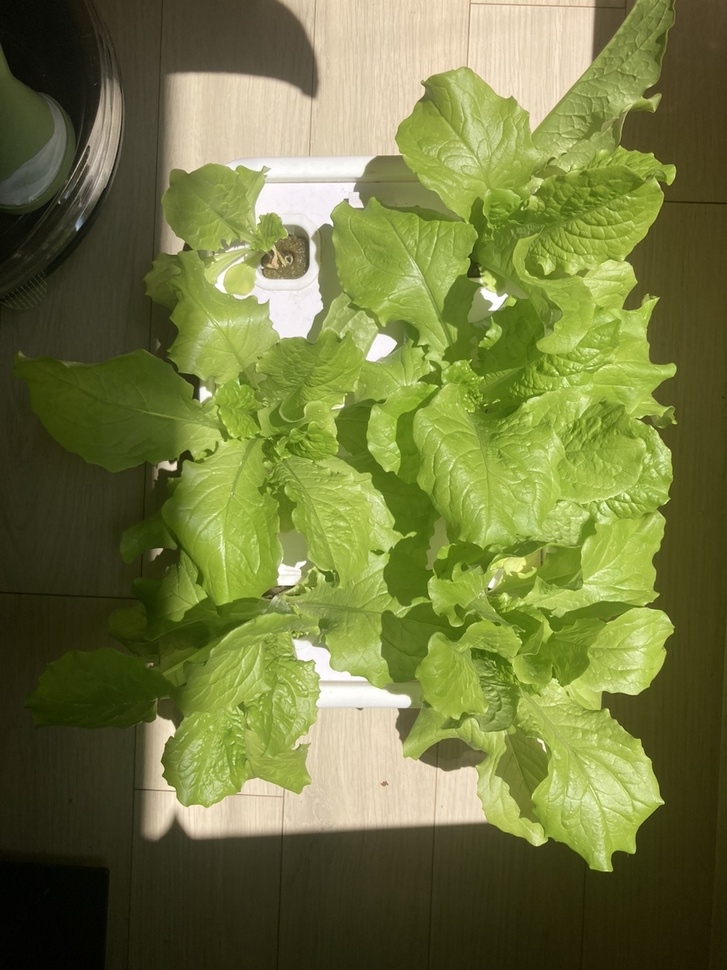
#> input picture lettuce0514.jpg, 727 x 970 px, shrunk from 1000 x 1334 before the run, found by its file name
$ python Mopology_Test.py
#> lines starting #> are read from the running program, lines starting #| are printed output that depends on the picture; after the words box and inside, x2 and y2 are one past the last pixel; in counts of white or black regions, pixels touching at a corner belong together
import cv2
import numpy as np

image = cv2.imread('lettuce0514.jpg', cv2.IMREAD_GRAYSCALE)
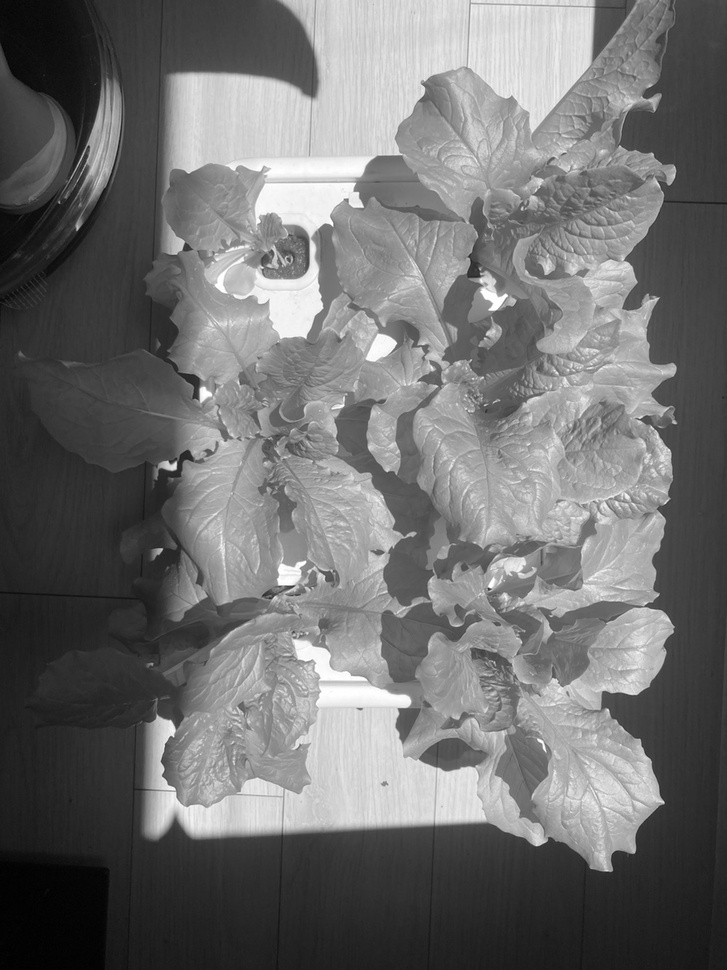
#> image: shape (970, 727); min 0, max 255, mean 111.8
adaptive_thresh_mean = cv2.adaptiveThreshold(image, 255, cv2.ADAPTIVE_THRESH_MEAN_C,cv2.THRESH_BINARY, 11, 2)
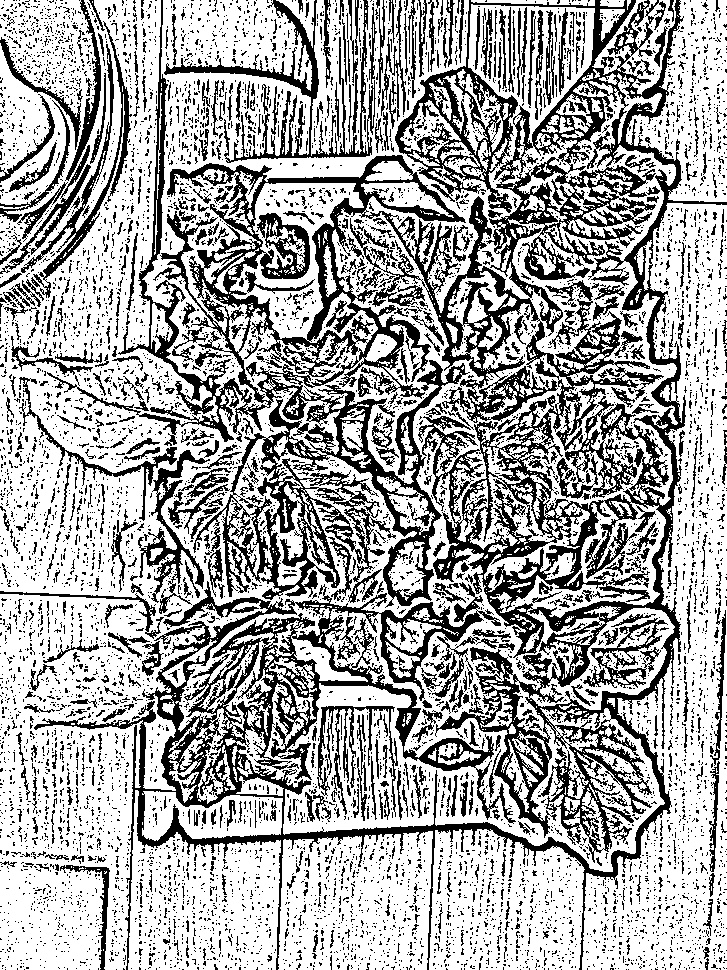
#> adaptive_thresh_mean: shape (970, 727); 66.4% white; 8037 black regions (7343 under 20 px), largest, box (x1, y1, x2, y2) and area: (34, 0, 727, 970) 144655, (164, 0, 376, 163) 5015, (21, 21, 132, 298) 3106
kernel = np.ones((3, 3), np.uint8)

# # 침식
# eroded = cv2.erode(image, kernel, iterations=1)
# # 팽창
# dilated = cv2.dilate(image, kernel, iterations=1)
# # 열기
# opened = cv2.morphologyEx(image, cv2.MORPH_OPEN, kernel)
# # 닫기
# closed = cv2.morphologyEx(image, cv2.MORPH_CLOSE, kernel)

# 침식
eroded = cv2.erode(adaptive_thresh_mean, kernel, iterations=1)
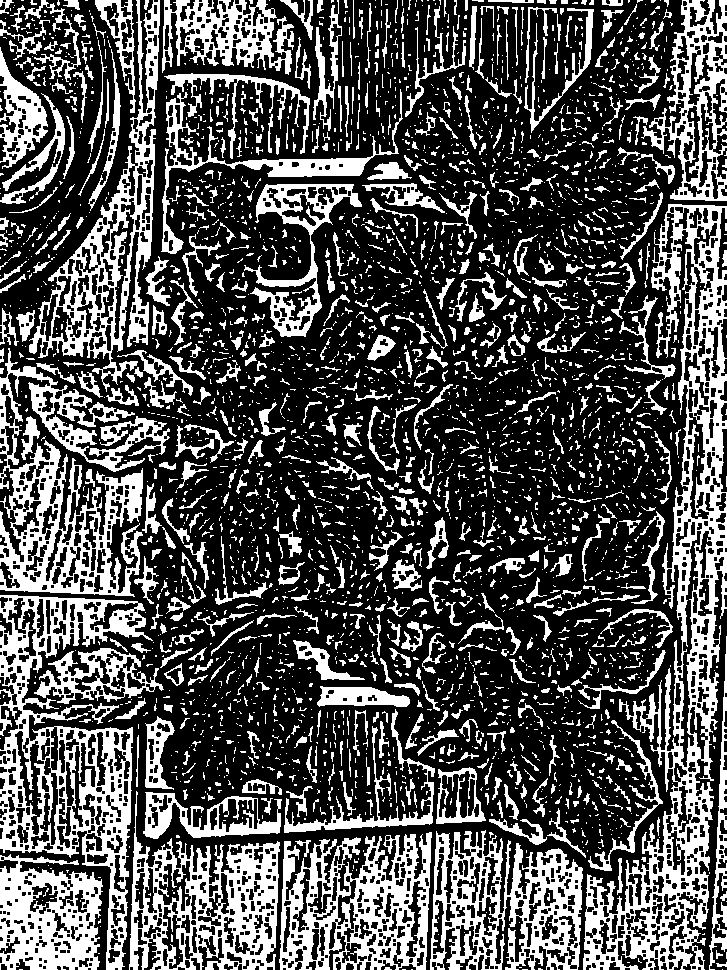
#> eroded: shape (970, 727); 31.4% white; 3299 white regions (2503 under 20 px), largest, box (x1, y1, x2, y2) and area: (583, 204, 727, 970) 27096, (0, 595, 153, 970) 16385, (0, 348, 170, 597) 14829
# 팽창
dilated = cv2.dilate(adaptive_thresh_mean, kernel, iterations=1)
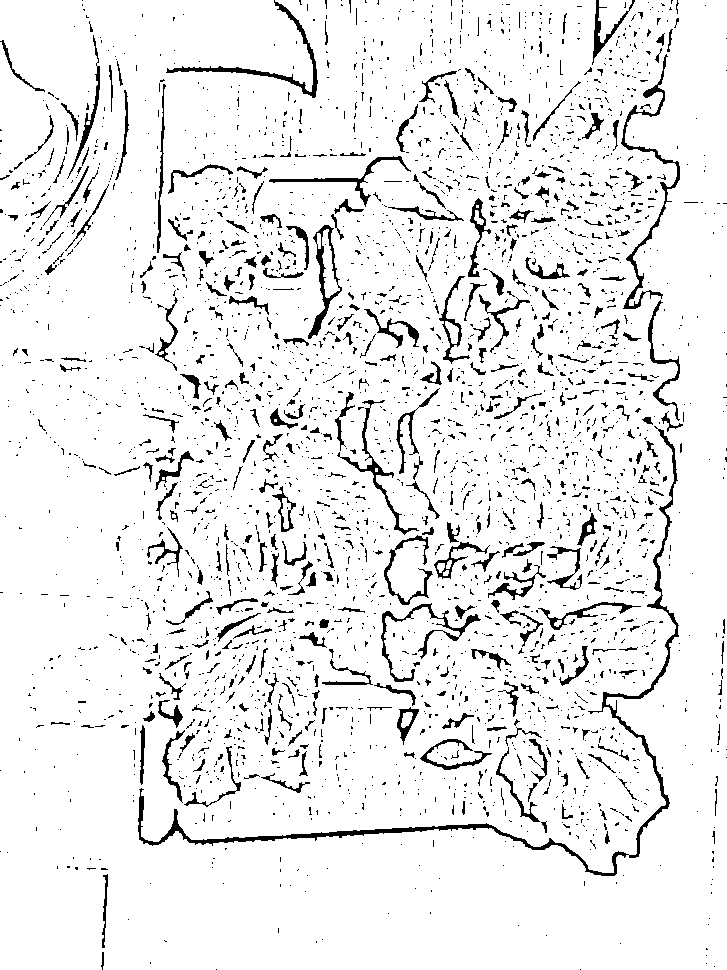
#> dilated: shape (970, 727); 92.3% white; 3102 black regions (2670 under 20 px), largest, box (x1, y1, x2, y2) and area: (138, 426, 679, 876) 4352, (621, 54, 680, 309) 1398, (166, 0, 318, 98) 1097
# 열기
opened = cv2.morphologyEx(adaptive_thresh_mean, cv2.MORPH_OPEN, kernel)
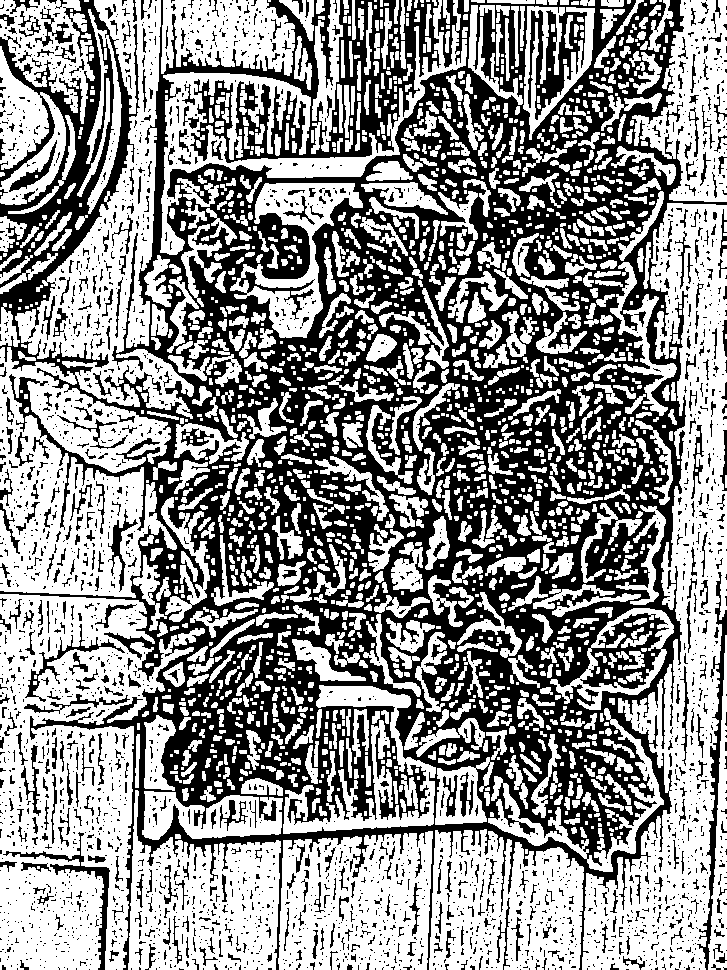
#> opened: shape (970, 727); 56.7% white; 2922 black regions (2446 under 20 px), largest, box (x1, y1, x2, y2) and area: (0, 0, 727, 970) 264653, (697, 572, 727, 970) 1994, (3, 832, 110, 970) 1267
# 닫기
closed = cv2.morphologyEx(adaptive_thresh_mean, cv2.MORPH_CLOSE, kernel)
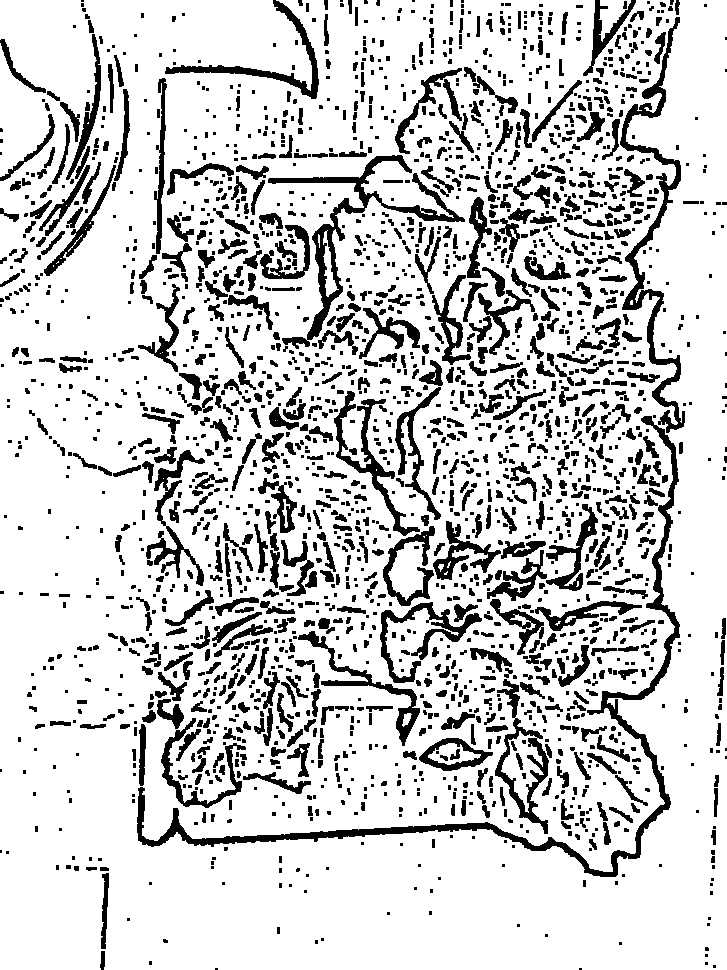
#> closed: shape (970, 727); 81.1% white; 2321 black regions (1187 under 20 px), largest, box (x1, y1, x2, y2) and area: (137, 416, 680, 877) 7497, (620, 17, 685, 433) 4092, (268, 155, 465, 349) 4002

cv2.imshow('Original Image', adaptive_thresh_mean)
cv2.imshow('Eroded Image', eroded)
cv2.imshow('Dilated Image', dilated)
cv2.imshow('Opened Image', opened)
cv2.imshow('Closed Image', closed)
cv2.waitKey(0)
cv2.destroyAllWindows()
